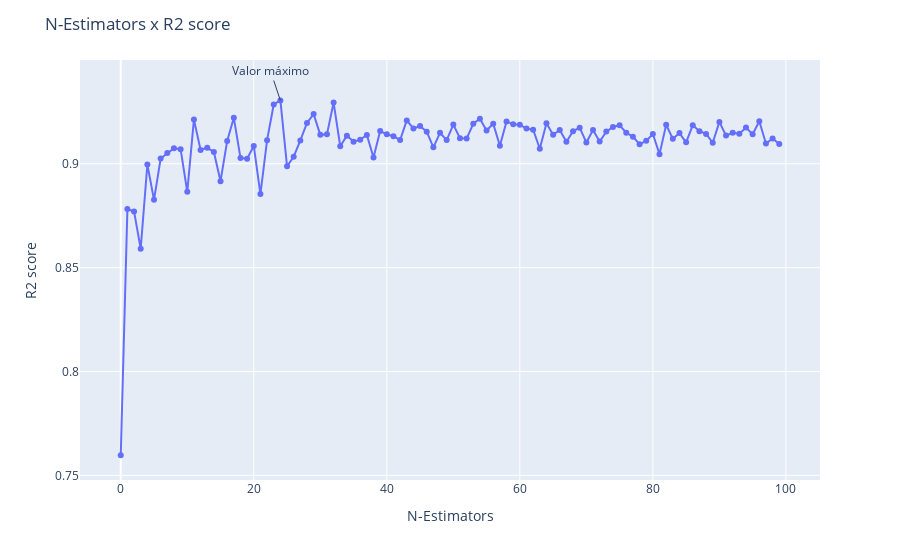

Write notebook code for a chart like this one.
### Code cell
import plotly.express as px
fig = px.line(x = range(len(lista_r2)), y = lista_r2, markers=True)
fig.update_layout(title='N-Estimators x R2 score',
                   xaxis_title='N-Estimators',
                   yaxis_title='R2 score')
fig.add_annotation(x = lista_r2.index(max(lista_r2)), y = max(lista_r2), text = 'Valor máximo')
fig.show()

### Figure 1 — Plotly figure (JSON) as saved in the notebook; plotly's stock layout.template omitted (floating-point values rounded to 4 significant figures)
{"data": [{"hovertemplate": "x=%{x}<br>y=%{y}<extra></extra>", "legendgroup": "", "line": {"color": "#636efa", "dash": "solid"}, "marker": {"symbol": "circle"}, "mode": "lines+markers", "name": "", "orientation": "v", "showlegend": false, "type": "scatter", "x": [0, 1, 2, 3, 4, 5, 6, 7, 8, 9, 10, 11, 12, 13, 14, 15, 16, 17, 18, 19, 20, 21, 22, 23, 24, 25, 26, 27, 28, 29, 30, 31, 32, 33, 34, 35, 36, 37, 38, 39, 40, 41, 42, 43, 44, 45, 46, 47, 48, 49, 50, 51, 52, 53, 54, 55, 56, 57, 58, 59, 60, 61, 62, 63, 64, 65, 66, 67, 68, 69, 70, 71, 72, 73, 74, 75, 76, 77, 78, 79, 80, 81, 82, 83, 84, 85, 86, 87, 88, 89, 90, 91, 92, 93, 94, 95, 96, 97, 98, 99], "xaxis": "x", "y": [0.7597, 0.8782, 0.877, 0.8591, 0.8996, 0.8826, 0.9025, 0.9052, 0.9074, 0.907, 0.8865, 0.9213, 0.9066, 0.9076, 0.9057, 0.8916, 0.9109, 0.9221, 0.9028, 0.9024, 0.9086, 0.8854, 0.9113, 0.9285, 0.9304, 0.8988, 0.9034, 0.9112, 0.9197, 0.9239, 0.9139, 0.9141, 0.9295, 0.9084, 0.9135, 0.9106, 0.9116, 0.9139, 0.903, 0.9157, 0.9141, 0.9132, 0.9114, 0.9209, 0.917, 0.9181, 0.9154, 0.9079, 0.9149, 0.9114, 0.9188, 0.9123, 0.9121, 0.9193, 0.9217, 0.916, 0.9193, 0.9086, 0.9204, 0.919, 0.9188, 0.9169, 0.9164, 0.9072, 0.9195, 0.9139, 0.9163, 0.9106, 0.9156, 0.9173, 0.9102, 0.9163, 0.9107, 0.9155, 0.9177, 0.9185, 0.9149, 0.913, 0.9093, 0.911, 0.9143, 0.9046, 0.9188, 0.912, 0.9147, 0.9103, 0.9185, 0.9157, 0.9144, 0.9101, 0.9201, 0.9135, 0.9149, 0.9144, 0.9174, 0.9142, 0.9205, 0.9097, 0.9122, 0.9095], "yaxis": "y"}], "layout": {"annotations": [{"text": "Valor máximo", "x": 24, "y": 0.9304}], "legend": {"tracegroupgap": 0}, "margin": {"t": 60}, "title": {"text": "N-Estimators x R2 score"}, "xaxis": {"anchor": "y", "domain": [0, 1], "title": {"text": "N-Estimators"}}, "yaxis": {"anchor": "x", "domain": [0, 1], "title": {"text": "R2 score"}}}}
